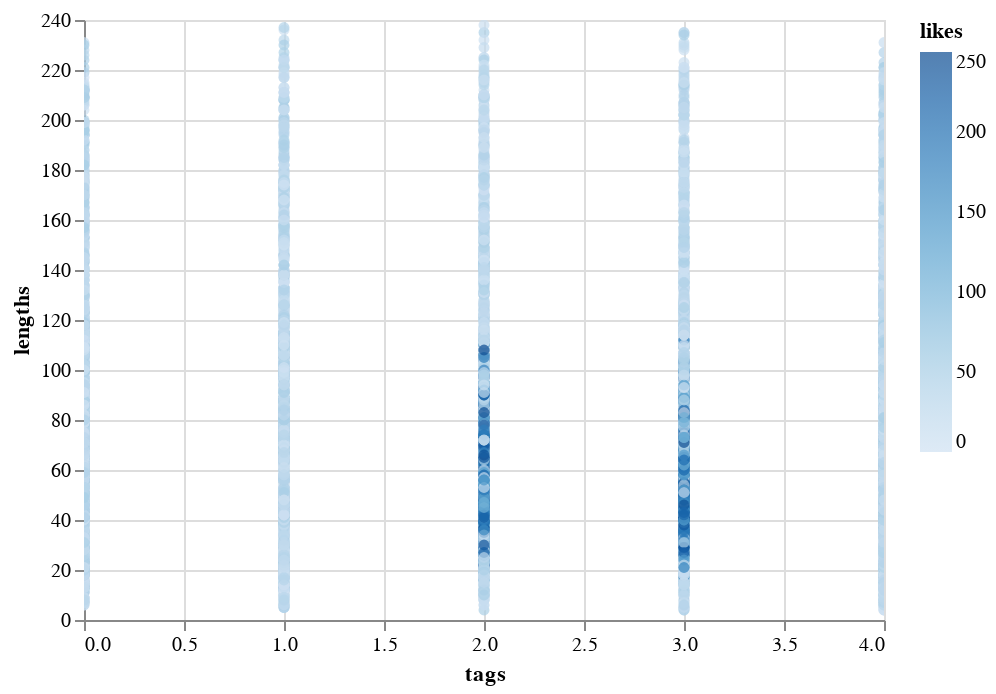

The code cell stored with this chart in its notebook:
### Code cell
altair.Chart(frame).mark_circle().encode(
    x='tags',
    y='lengths',
    color='likes',
    tooltip=['lengths', 'likes', 'tags']
).interactive()

### Figure 1 — Vega-Lite specification as saved in the notebook (floating-point values rounded to 4 significant figures; data arrays with more than 128 entries replaced by an {"elided": "..."} marker saying what was removed)
{"config": {"view": {"continuousWidth": 400, "continuousHeight": 300}}, "data": {"name": "data-d70a32a5414864f231ffe8208432bf33"}, "mark": "circle", "encoding": {"color": {"type": "quantitative", "field": "likes"}, "tooltip": [{"type": "quantitative", "field": "lengths"}, {"type": "quantitative", "field": "likes"}, {"type": "quantitative", "field": "tags"}], "x": {"type": "quantitative", "field": "tags"}, "y": {"type": "quantitative", "field": "lengths"}}, "selection": {"selector003": {"type": "interval", "bind": "scales", "encodings": ["x", "y"]}}, "$schema": "https://vega.github.io/schema/vega-lite/v4.8.1.json", "datasets": {"data-d70a32a5414864f231ffe8208432bf33": {"elided": "6238 records"}}}
